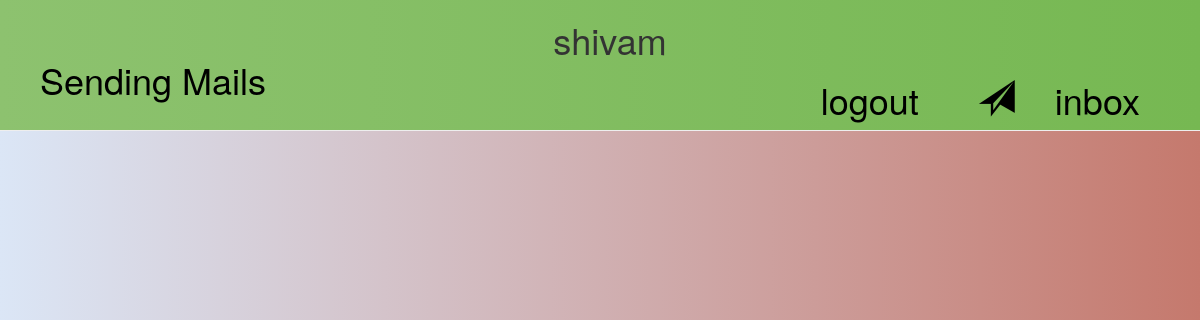
The page /mail/ (signed in) on the database as committed earlier.
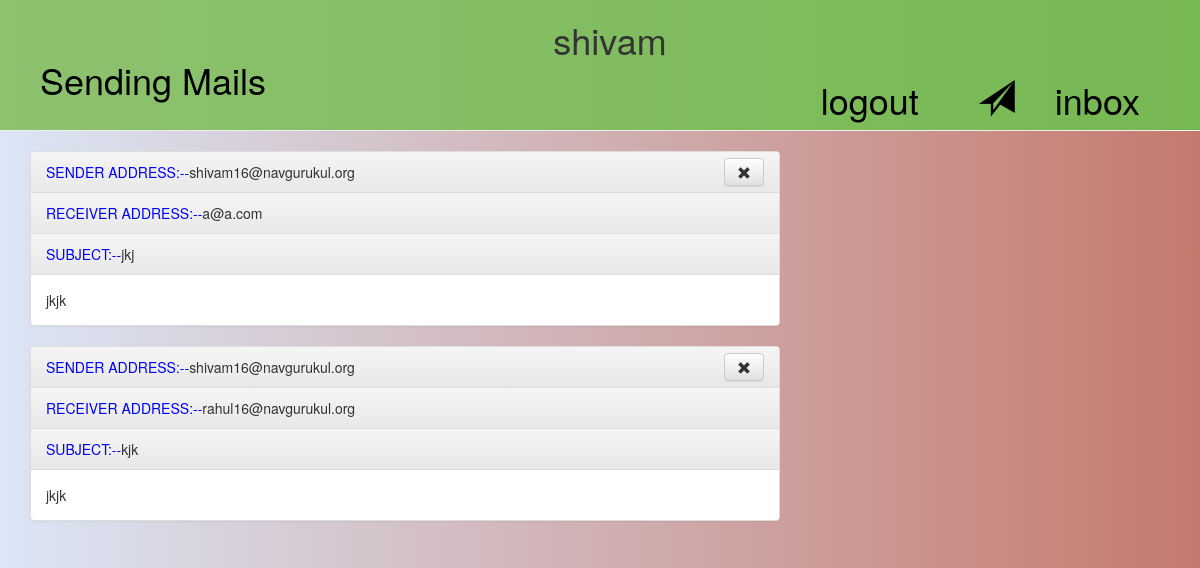
The same page on the database as committed later.
### mail/models.py (models this page shows, shortened)
class Mail(models.Model):
	user = models.ForeignKey(User)
	Receiver = models.EmailField()
	Subject = models.CharField(max_length=30)
	Message = models.TextField()
	is_deleted_receiver = models.BooleanField(default=False)
	is_deleted_sender =  models.BooleanField(default=True)

### mail/views.py (the view)
# urls.py: url(r'^mail/$', views.home ,name='home'),
@login_required
def home(request):
	to_mail = Mail.objects.filter(user=User.objects.get(username=request.user.username),is_deleted_sender=True)
	return render(request, 'home.html', {'to_mail':  to_mail})

### mail/templates/home.html
{% extends 'base.html' %}
{% load staticfiles %}
{% block content %}
	{% for mail_detail in to_mail %}
	  <div class="panel panel-default">
	  	<div class="panel-heading" id="sender"><span style="color:blue;">SENDER ADDRESS:--</span>{{mail_detail.user.email}}
	  	 <a class="btn btn-default" href="/mail_remove/{{mail_detail.pk}}/3" style="float: right; margin-top: -4px;"><span class="glyphicon glyphicon-remove"></span></a>
	  	</div>
	  	<div class="panel-heading" id="receiver"><span style="color:blue;">RECEIVER ADDRESS:--</span>{{mail_detail.Receiver}}</div>
	  	<div class="panel-heading" id="subject"><span style="color:blue;">SUBJECT:--</span>{{mail_detail.Subject}}</div>
	    <div class="panel-body">{{ mail_detail.Message|linebreaksbr }}</div>
	  </div>
  {% endfor %}
{% endblock %}

### mail/templates/base.html (shortened to what this page needs)
{% load staticfiles %}
<html>
    <head>
        <link rel="stylesheet" href="//maxcdn.bootstrapcdn.com/bootstrap/3.2.0/css/bootstrap.min.css">
        <link rel="stylesheet" href="//maxcdn.bootstrapcdn.com/bootstrap/3.2.0/css/bootstrap-theme.min.css">
        <link rel="stylesheet" href="{% static 'css/theme.css' %}">
    </head>
    <body class="body">
        <div class="page-header">
        {% if user.is_authenticated %}
        <center><h1 style="line-height: 0px;">{{ user.username}}</h1></center>
            <a href="{% url 'inbox' %}" style="color: black; float: right; margin-right: 40px;"><h1>inbox</h1></a>
            <a href="{% url 'send_email' %}" class="top-menu" style="float: right; margin-right: 40px; color: black;"><h1><span class="glyphicon glyphicon-send"></span></h1></a>
            <a href="{% url 'signout' %}" class="top-menu" style="float: right; margin-right: 60px; color: black;"><h1>logout</h1></a>
        {% else %}
            <a href="{% url 'login' %}" class="top-menu" style="float: right; margin-left: 50px; color: black;"><h1><span class="glyphicon glyphicon-lock"></span></h1></a>
        {% endif %}
            <a href="{% url 'home' %}" style="color: black;"><h1>Sending Mails</h1></a>
        </div>
        <div class="content container">
            <div class="row">
                <div class="col-md-8">
                    {% block content %}
                    {% endblock %}
                </div>
            </div>
        </div>
    </body>
</html>

Rows that differ between the two databases and show on the page:
added Mail: user.email "shivam16@navgurukul.org", Receiver "a@a.com", Subject "jkj", Message "jkjk"
added Mail: user.email "shivam16@navgurukul.org", Receiver "rahul16@navgurukul.org", Subject "kjk", Message "jkjk"
